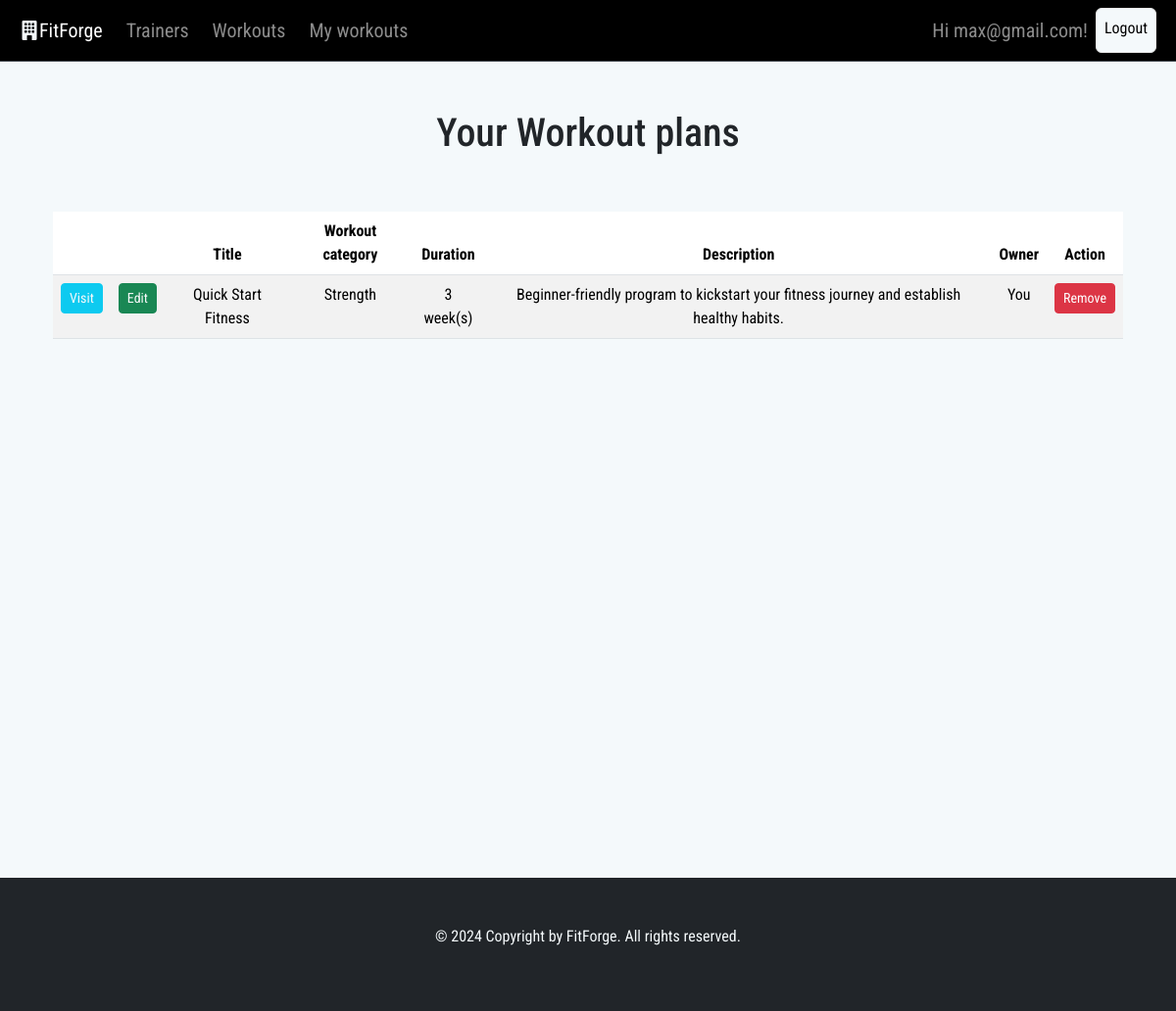
The page /public/trainings/my (signed in) on the database its author committed.
### tables this page shows
CREATE TABLE `workouts` (
  `workout_id` int(11) NOT NULL,
  `title` varchar(50) NOT NULL,
  `description` text NOT NULL,
  `duration_value` int(11) NOT NULL,
  `duration_unit` enum('week(s)','day(s)','month(s)') NOT NULL,
  `id` int(11) NOT NULL,
  `category_id` int(11) NOT NULL,
  `privacy` enum('public','private') NOT NULL,
  `workout_image` varchar(255) NOT NULL
);

CREATE TABLE `category` (
  `category_id` int(11) NOT NULL,
  `name` varchar(255) NOT NULL
);

### app/controllers/TrainingsController.php (called while the page is built, shortened)
<?php
class TrainingsController extends Controller
{
    public function my(): void
    {
        $data['username'] = empty($_SESSION['email']) ? "Guest" : $_SESSION["email"];
        $training = new Training();
        $data['workouts'] = $training->findAllPrivateWithJoins($_SESSION['userId']);
        $this->view('MyWorkouts', $data);
    }
}

### app/core/App.php (called while the page is built, shortened)
<?php
class App
{
    private $method = 'index';
    private function splitUrl(){
        $url = $_GET['url'] ?? "home";
        return explode("/",trim($url,"/"));
    }
    public function loadController()
    {
        $url = $this->splitUrl();
        $filename = "../app/controllers/" . ucfirst($url[0]) . "Controller.php";
        if(file_exists($filename)){
            unset($url[0]);
        }
        else{
            $filename = "../app/controllers/_404Controller.php";
            require $filename;
            $this->controller = "_404Controller";
        }
        $controller = new $this->controller;
        if(!empty($url[1])){
            if(method_exists($controller,$url[1]))
            {
                $this->method = $url[1];
                unset($url[1]);
            }
        }
        call_user_func_array([$controller,$this->method],$url);
    }
}

### public/index.php (called while the page is built, shortened)
<?php
$app = new App();
$app->loadController();

### app/core/Database.php (called while the page is built, shortened)
<?php
class Database
{
    private function connect()
    {
        $string = "mysql:hostname=localhost;dbname=it";
        $con =  new PDO($string,USER,PASSWORD);
        return $con;
    }
    public function query(string $query,array $data = []): bool|array
    {
        $connection = $this->connect();
        $stmnt = $connection->prepare($query);
        $check = $stmnt->execute($data);
        if($check)
        {
            $result = $stmnt->fetchAll(PDO::FETCH_ASSOC);
            if(is_array($result) && count($result))
            {
                return $result;
            }
        }
        return false;
    }
}

### app/models/Training.php (called while the page is built, shortened)
<?php
class Training extends Model
{
    protected $table = 'workouts';
    public function findAllPrivateWithJoins($id)
    {
        $query = "SELECT w.workout_id,title,description,u.name,surname,email,duration_value,duration_unit,c.name AS category_name FROM $this->table w INNER JOIN users u ON w.id = u.id INNER JOIN category c ON c.category_id = w.category_id WHERE w.id = :id";
        return $this->query($query,['id' => $id]);
    }
}

### app/views/MyWorkoutsView.php (the view, shortened to what this page needs)
<?php
require_once 'head.php';
require_once 'navbar.php' ?>
    <div class="container d-flex flex-column justify-content-start min-vh-100 mt-5" style="padding-top: 64px">
            <h1 class="text-center text-dark">Your Workout plans</h1>
        <div class="container d-flex gap-4 flex-wrap mt-5 justify-content-start ">
            <?php if (!empty($workouts)): ?>
            <div class="table-responsive">
                <table class="table table-striped">
                    <thead>
                    <tr class="text-center">
                        <th></th>
                        <th></th>
                        <th>Title</th>
                        <th>Workout category</th>
                        <th>Duration</th>
                        <th>Description</th>
                        <th>Owner</th>
                        <th>Action</th>
                    </tr>
                    </thead>
                    <tbody>
                    <?php foreach ($workouts
                    as $workout): ?>
                    <tr class="text-center">
                        <td><a href="<?= ROOT ?>/trainings/workout?id=<?= $workout['workout_id'] ?>"
                               class="btn btn-info btn-sm text-light">Visit</a></td>
                        <td><a href="<?= ROOT ?>/trainings/edit?id=<?= $workout['workout_id'] ?>"
                               class="btn btn-success btn-sm text-light">Edit</a></td>
                        <td><?= $workout['title'] ?></td>
                        <td><?= $workout['category_name'] ?></td>
                        <td><?= $workout['duration_value'] . " " . $workout['duration_unit'] ?></td>
                        <td><?= $workout['description'] ?></td>
                        <td>You</td>
                        <td>
                            <form method="post">
                                <button class="btn btn-danger btn-sm" type="submit" name="remove" value="true">Remove
                                </button>
                            </form>
                        </td>
                    </tr>
                    </tbody>
                    <?php endforeach; ?>
                </table>
            </div>
            <?php else: ?>
                <p style="font-size: 46px; color: black; margin-top: 80px; text-align: center">Seems like u haven't made any workout plan.</p>
            <?php endif; ?>
        </div>
    </div>
<?php require_once 'footer.php';

### public/assets/styles/style.css (style rules this page uses)
* { color: #f4f9fb; font-family: "Roboto Condensed",sans-serif; }
body { background-color: #f4f9fb }
a { text-decoration: none; }

### rows shown on the page
workouts: title "Quick Start Fitness", category.name "Strength", duration_value "3", duration_unit "week(s)", description "Beginner-friendly program to kickstart your fitness journey and establish healthy habits."

### other values the page prints
$username "max@gmail.com"
